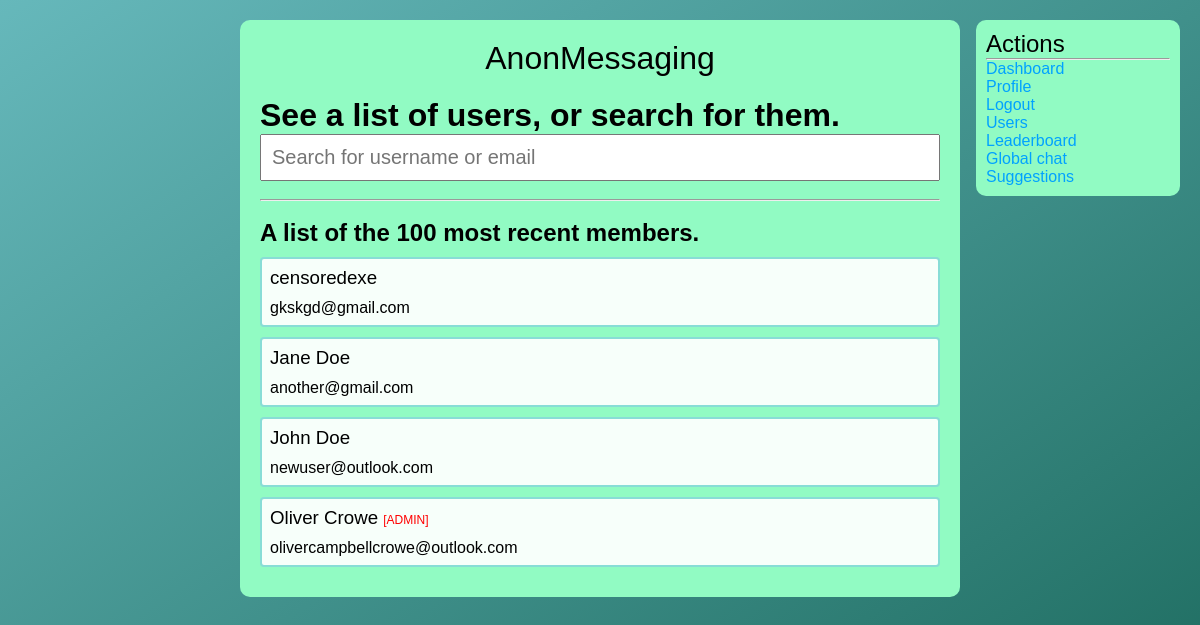
Before: /users/index.php (signed in) with the older database file.
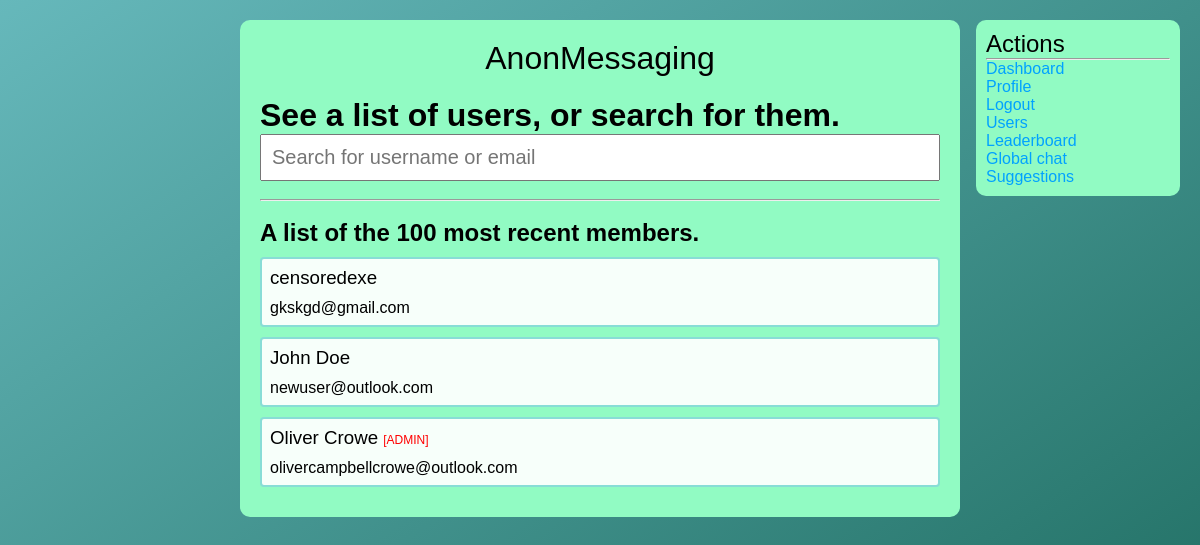
After: the same page with the newer database file.
### tables this page shows
CREATE TABLE `users` (
  `user_id` int(11) NOT NULL,
  `user_name` varchar(256) NOT NULL,
  `user_email` varchar(256) NOT NULL,
  `user_password` varchar(256) NOT NULL,
  `user_bio` longtext NOT NULL,
  `user_pfp` varchar(256) NOT NULL,
  `user_type` varchar(256) NOT NULL,
  `user_points` int(11) NOT NULL
);

### users/index.php (the view, shortened to what this page needs)
<?php
    include_once "../includes/functions.php";
?>
<!DOCTYPE html>
<html lang="en">
<head>
    <link href="../css/style.css" rel="stylesheet">
</head>
<body>
    <div class="main-column">
    <a style="color: #000;text-align:center;" href="../"><h1 style="font-weight:100;margin-bottom:20px;">AnonMessaging</h1></a>
    <h1>See a list of users, or search for them.</h1>
        <form method="GET" action="search.php">
            <input class="search-bar" type="search" name="search" placeholder="Search for username or email" required>
        </form>
        <br><hr><br>
        <h2>A list of the 100 most recent members.</h2>
        <?php
            $sql = "SELECT * FROM `users` ORDER BY `user_id` DESC";
            $result = mysqli_query($conn, $sql);
            while($row = mysqli_fetch_assoc($result)){
                if($row['user_type'] == "admin"){
                    $admin = True;
                }else {
                    $admin = False;
                }
                ?>
                <a style="color: #000;" href="../profile/index.php?id=<?php echo $row['user_id']; ?>">
                <div class="user_div">
                    <h3><?php echo $row['user_name']; if($admin==True){echo " <span style='color:red;font-size:12px;'>[ADMIN]</span>";}?></h3>
                    <p style="margin-top:10px;"><?php echo $row['user_email']; ?></p>
                </div>
                <?php
            }
        ?>
        <div class="right-column">
            <h2 style="font-weight:300;">Actions</h2>
            <hr>
            <ul>
            <li><a href="../">Dashboard</a></li>
                <li><a href="../profile/index.php?id=<?php echo $_SESSION['user_id']; ?>">Profile</a></li>
                <li><a href="../logout">Logout</a></li>
                <li><a href="../users/index.php">Users</a></li>
                <li><a href="../leaderboard/">Leaderboard</a></li>
                <li><a href="../global/">Global chat</a></li>
                <li><a href="../suggestions/">Suggestions</a></li>
            </ul>
        </div>
    </div>
</body>
</html>

Changed rows visible on the page:
removed users: user_name "Jane Doe", user_email "another@gmail.com"
